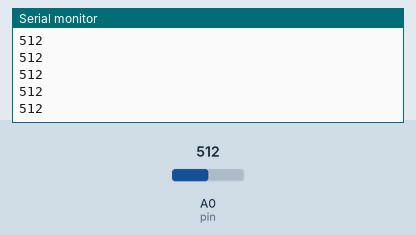
This sketch was run on a simulated Arduino Uno, built with avr-gcc and run on an emulated ATmega328P. Parts: the last lines printed to the serial monitor. Inputs (shaded band) come from the test bench; at power-on: A0 (pin) = 512.

Above: at 1.2 s.
1.3 s: A0 (pin) set to 716
At 2.2 s:
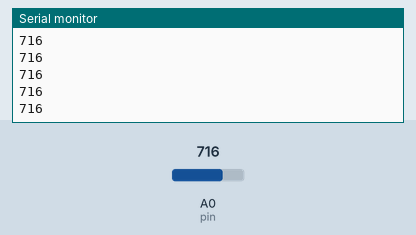
2.8 s: A0 (pin) set to 900
At 3.9 s:
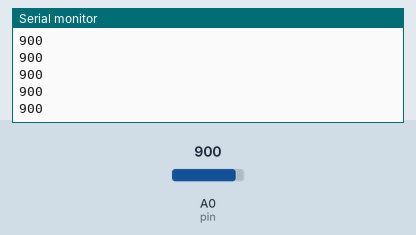
Timing chart, 0 to 5.8 s (numbered marks = the images above; inputs shaded):
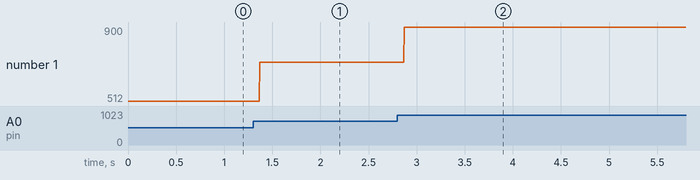

The sketch:

oscilo.ino
```cpp
int pin = A0;
void setup() {
    Serial.begin(9600);
    pinMode(pin, INPUT);
}

void loop() {
    int val = analogRead
    (pin);
    Serial.println(val);
}
```

Measured:
- after the input at 1.3 s, the serial monitor: prints a new line after 0.07 s (image 1)
- after the input at 2.8 s, the serial monitor: prints a new line after 0.07 s (image 2)
- plotted number 1: 512 → 716 after the input at 1.3 s, 716 → 900 after the input at 2.8 s
